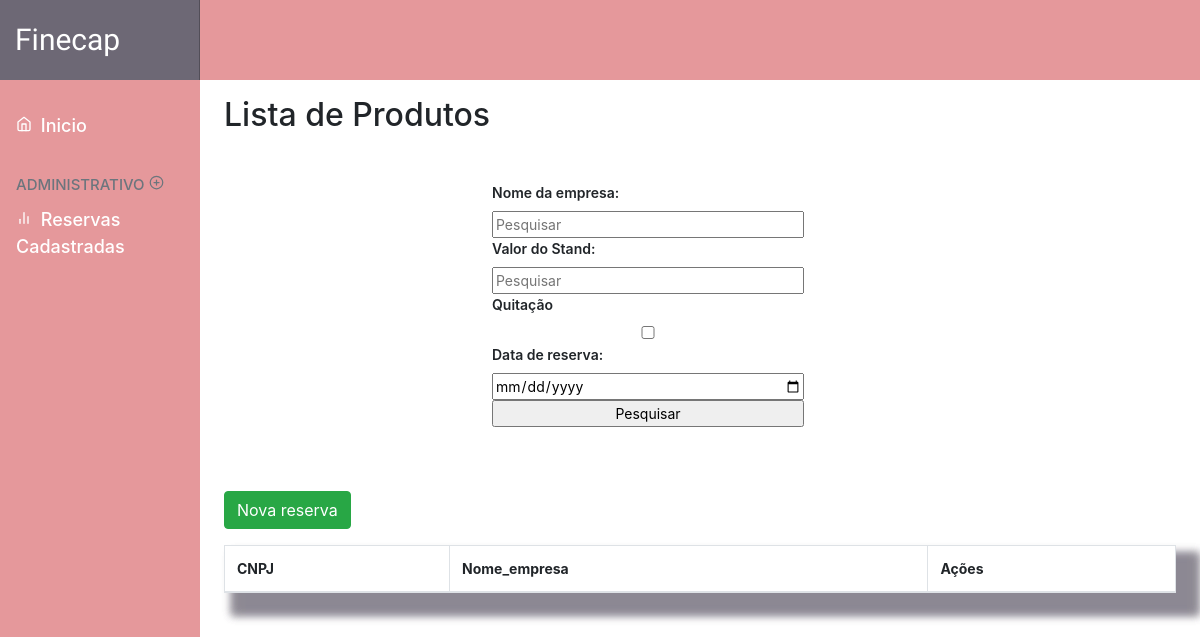
The app's page /reserva/listar/, older data.
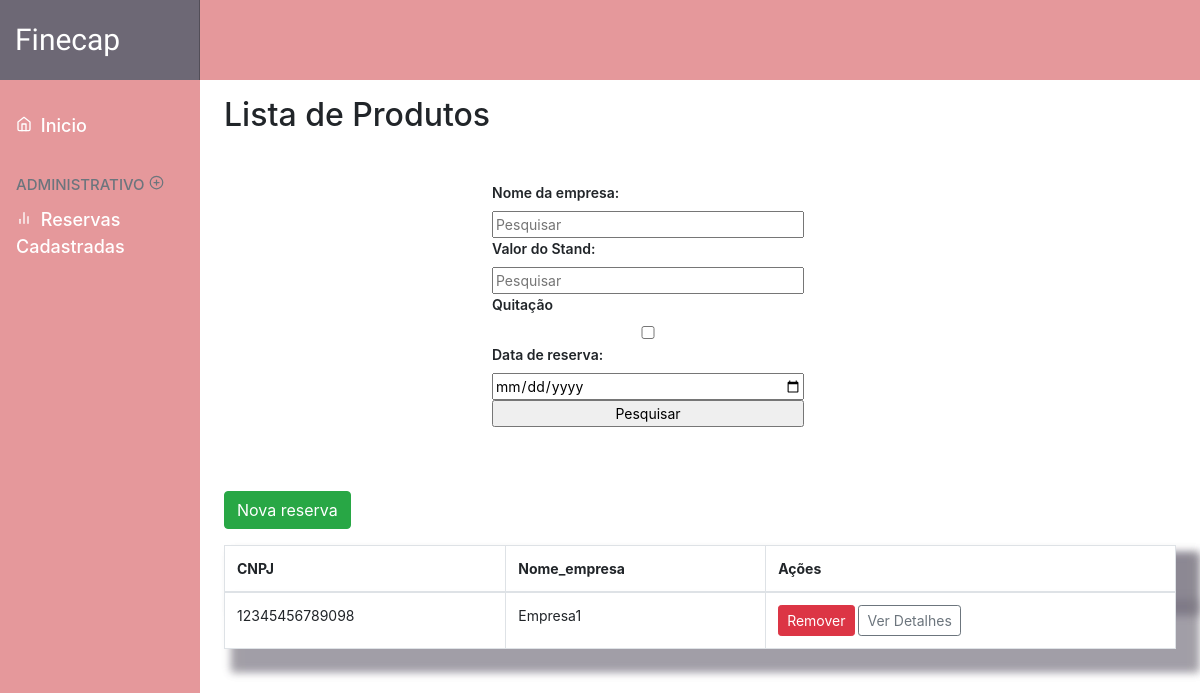
The same page, newer data.
### finecap/models.py (models this page shows, shortened)
class Reserva(models.Model):
    cnpj = models.CharField(max_length = 18)
    nome_empresa = models.CharField(max_length = 100)
    categoria_empresa = models.CharField(max_length = 100)
    quitado = models.BooleanField()
    img = models.ImageField(upload_to = 'imagens', verbose_name = 'imagem')
    stand = models.ForeignKey(Stand, on_delete = models.CASCADE)
    data= models.DateTimeField(auto_now = True)

### finecap/views.py (the view)
# urls.py: path('reserva/listar/', reserva_listar, name = 'reserva_listar'),
def reserva_listar(request):
    reservas = Reserva.objects.all().order_by('data')
    if (request.GET.get('nome_empresa')):
        reservas = reservas.filter(
            nome_empresa__contains=request.GET.get('nome_empresa'))
    if (request.GET.get('quitado')):
        reservas = reservas.filter(quitado=True)
    if (request.GET.get('valor')):
        reservas = reservas.filter(stand__valor=request.GET.get('valor'))
    if (request.GET.get('data')):
        reservas = reservas.filter(data__date=request.GET.get('data'))
    context = {
        'reservas': reservas
    }
    return render(request, "reservas.html", context)

### finecap/templates/reservas.html
{% extends 'base.html' %}
{% block center %}
<h2>Lista de Produtos</h2>
<div class="card-body mb-4 space">
    <form method="GET" action="">
        <label>Nome da empresa: </label>
        <input type="text" name="nome_empresa" placeholder="Pesquisar">
        <label>Valor do Stand: </label>
        <input type="float" name="valor" placeholder="Pesquisar">
        <label>Quitação </label>
        <input type="checkbox" name="quitado" placeholder="Pesquisar">
        <label>Data de reserva: </label>
        <input type="date" name="data" placeholder="Pesquisar">
        <input type="submit" value="Pesquisar" id="buttonSearch">
    </form>
</div>
<a href="{% url 'reserva_criar' %}" class="btn btn-success mb-3">Nova reserva</a>
<table class="table table-bordered">
    <thead>
        <tr>
            <th>CNPJ</th>
            <th>Nome_empresa</th>
            <th>Ações</th>
        </tr>
    </thead>
    <tbody>
        {% for res in reservas %}
        <tr>
            <td>{{ res.cnpj }}</td>
            <td>{{ res.nome_empresa }}</td>
            <td>
                <a href="{% url 'reserva_remover' id=res.id %}" class="btn btn-danger btn-sm">Remover</a>
                <a href="{% url 'reserva_detalhar' id=res.id %}" class="btn btn-sm btn-outline-secondary">Ver
                    Detalhes</a>
            </td>
        </tr>
        {% endfor %}
    </tbody>
</table>
{% endblock %}

Row changes from the older to the newer data that the page shows:
added Reserva: cnpj "12345456789098", nome_empresa "Empresa1"
